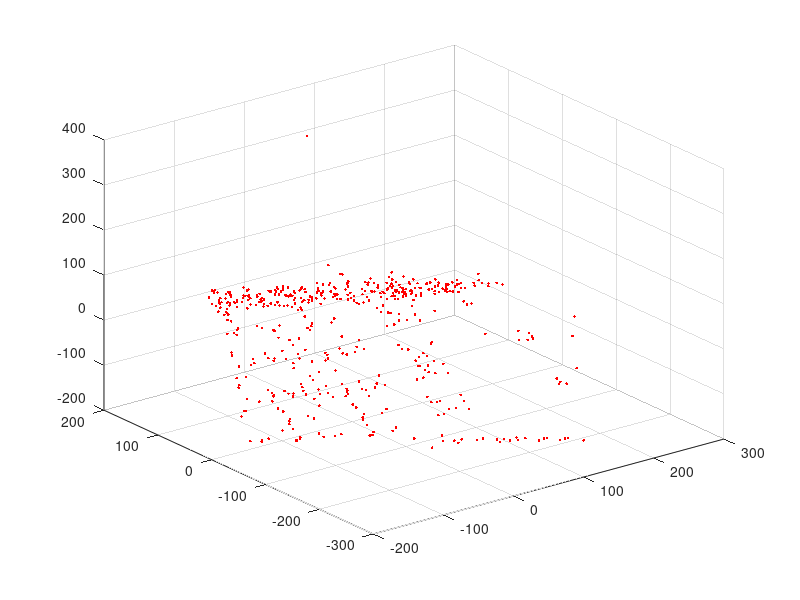
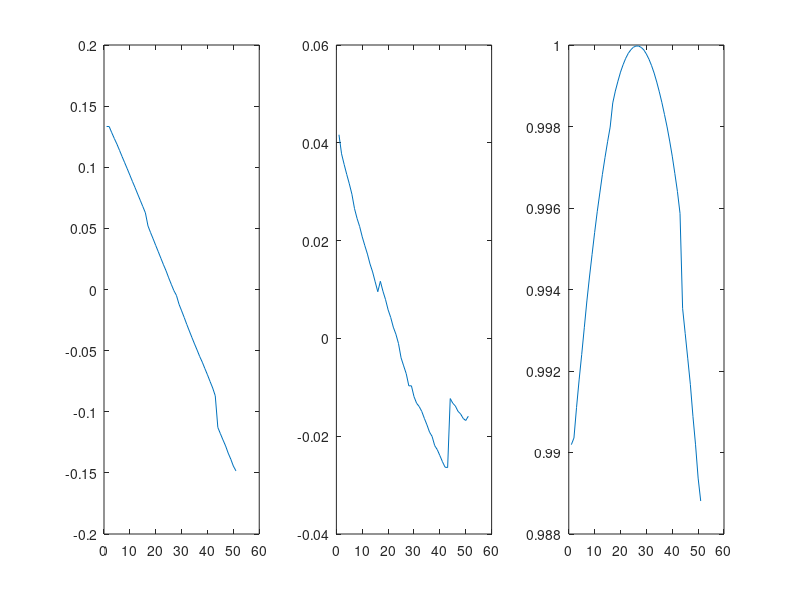
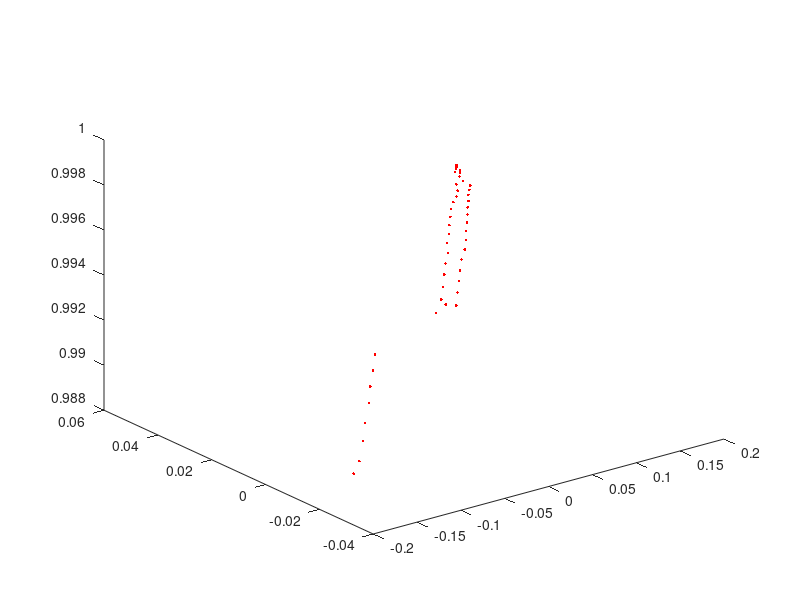

MATLAB code for these plots, in order:

%%% Load tracks
%After receiving the result from HW2 from Ruiqui, it seems like
%some of my point tracking estimation might have been a bit off.
%When I use my point to compute later the cholesky decomposition I obtain
%an error. I will have to invstigate that a little more

% load('active.mat');
% 
% im_count = 50;
% active_count = 463;
% D = zeros(2*(50), active_count);
% 
% for i = 1:im_count
%     D((i-1)*2+1, :) = activepts{i}(:,1)';
%     D((i)*2, :) = activepts{i}(:,2)';
% end


load('tracked_points.mat');
[im_count, active_count] = size(Xs);
D = zeros(2*im_count, active_count);

for i = 1:im_count
    D((i-1)*2+1, :) = Xs(i,:);
    D((i)*2, :) = Ys(i,:);
end

c =  sum(D, 2)/active_count;
%shift coordinates using centroid
D = D - repmat(c, 1, active_count);

[U S V] = svd(D);
U3 = U(:,1:3);
S3 = sqrt(S(1:3,1:3));
V3 = V(:,1:3);

A = U3*S3;    %motion
X = S3*V3';   %shape

U = zeros(3*im_count, 9);
v = zeros(3*im_count, 1);

for i = 1:im_count
    a1 = A((i-1)*2+1,:);
    a2 = A((i)*2,:);
    
    U((i-1)*3+1,:) = [a1(1).^2, a1(1)*a1(2), a1(1)*a1(3), a1(2)*a1(1), a1(2)^2, a1(2)*a1(3), a1(3)*a1(1), a1(3)*a1(2), a1(3)^2];
    
    U((i-1)*3+2,:) = [a2(1).^2, a2(1)*a2(2), a2(1)*a2(3), a2(2)*a2(1), a2(2)^2, a2(2)*a2(3), a2(3)*a2(1), a2(3)*a2(2), a2(3)^2];
    
    U((i)*3,:) = [a1(1)*a2(1), a2(1)*a1(2), a2(1)*a1(3), a2(2)*a1(1), a2(2)*a1(2), a2(2)*a1(3), a2(3)*a1(1), a2(3)*a1(2), a2(3)*a1(3)];
    
    v((i-1)*3+1) = 1;
    v((i-1)*3+2) = 1; 
    v((i)*3) = 0;
end

L = U\v;
L = reshape(L, 3,3);

%Cholesky decomposition to recover C
C = chol(L,'lower');

%Updating motion and shape matrices.
A = A*C;
X = C\X;

% Display
figure(1)
plot3(X(1,:)', X(2,:)', X(3,:)', 'r.');
grid on;

cam = zeros(im_count, 3);

for i = 1: im_count
   ifr = A((i-1)*2 + 1,:);
   jfr = A((i)*2,:);
   kfr = cross(ifr,jfr);
   cam(i, :) = kfr/norm(kfr);
end

figure(2)
subplot(1,3,1),plot(cam(:,1));
subplot(1,3,2),plot(cam(:,2));
subplot(1,3,3),plot(cam(:,3));

figure(3);
plot3(cam(:,1)', cam(:,2)', cam(:,3)', 'r.');
%grid on;

